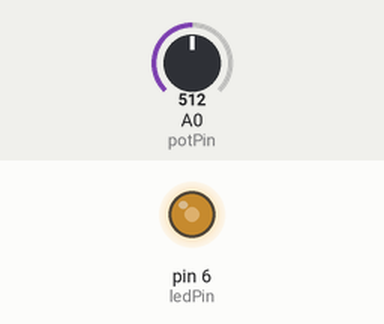
A sketch run on a simulated Arduino Uno, built with avr-gcc and run on an emulated ATmega328P. On the bench: output pins drawn as LEDs (lit = HIGH). Inputs (shaded band) come from the test bench; at power-on: A0 (potPin) = 512.

Above: at 1.2 s.
1.3 s: A0 (potPin) set to 716
At 2.2 s:
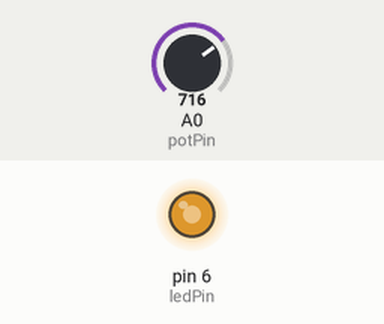
2.8 s: A0 (potPin) set to 900
At 4.0 s:
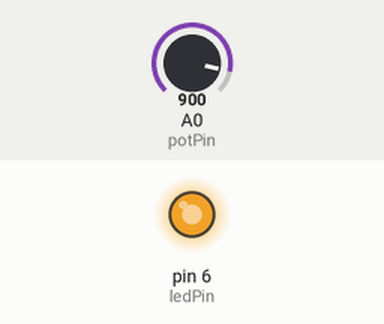
4.3 s: A0 (potPin) set to 122
At 5.5 s:
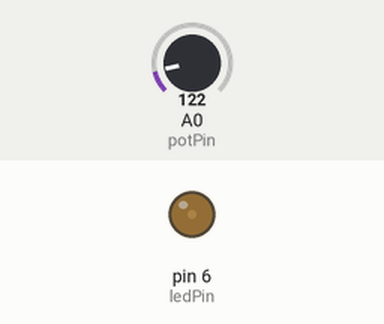
5.8 s: A0 (potPin) set to 0
At 6.3 s:
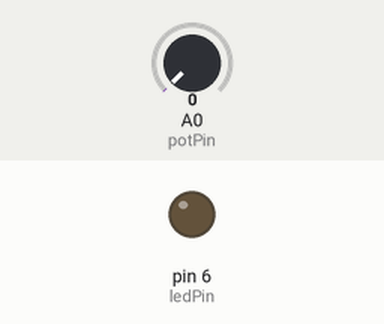
Timing chart, 0 to 8.3 s (numbered marks = the images above; inputs shaded):
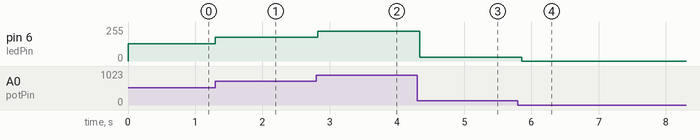

The sketch:

LCDAndLED.ino
```cpp
/*
  Simple sketch to control the brightness of an LED using a potentiometer
  Joel Voldman, MIT
  Written July 2014, updated June 2015 for Olimex boards and serial LCD


  The LCD circuit:
 * LCD RX pin 1 to digital pin 8
 * LCD GND pin 2 to gnd
 * LCD VDD pin 3 to +5V
 */


// include the library code to run the LCD display:
#include <serLCD.h>
#include <SoftwareSerial.h>

// initialize the library with the number of the interface pin
serLCD lcd(8);

//Define some constants
const int ledPin = 6;         // select the pin for the LED
const int potPin = A0;        // select the input pin for the potentiometer
const float filterFactor = 0.2; // holds the amount of smoothing (0..1). 1 is no smoothing.

//Define some variables
int potValue = 0;        // variable to store the value coming from the pot
int lastValue = 0;       // variable to store the last value from the pot

void setup() {
  // declare the ledPin as an OUTPUT:
  pinMode(ledPin, OUTPUT);

}


void loop() {
  // read the value from the potentiometer (range of 0..1023)
  potValue = analogRead(potPin);

// When reading from the EMG, we need to rectify and smooth the signal.
// Comment the preceding line 39 and uncomment the following line to do so:
//  potValue = readRectifyAndEnvelope(potPin, potValue);

  // use that value to set the brightness of the LED
  analogWrite(ledPin, potValue / 4);

  lcd.clear();
  // Print a message to the LCD.
  lcd.print("Value: ");
  // set the cursor to row 2, column 1
  lcd.setCursor(2, 1);
  // print the number of seconds since reset:
  lcd.print(potValue);
  delay(50);
}


// Rectify and scale signal.  Takes any values <512 and flips them so they are >512, so that values range from 512..1023.
// Then it shifts signals so they go from 0..511, and then scales by 2x so they span the full scale of 0..1023.
int rectify(int in) {
   if (in < 512){
     in = 1023 - in;
   }
   in = (in - 512 ) << 1;
   return in;
}

int readRectifyAndEnvelope(int in, int old) {
  int r = analogRead(in);   // read

  if (r < 512){     //rectify
     r = 1023 - r;
   }
   r = (r - 512 ) << 1; //scale 2x
   int n = filterFactor * r + (1-filterFactor) * old; //envelope
   return n;
}
```

Measured:
- after the input at 1.3 s, pin 6 (ledPin): 128/255 → 179/255 at once
- after the input at 2.8 s, pin 6 (ledPin): 179/255 → 225/255 at once
- after the input at 4.3 s, pin 6 (ledPin): 225/255 → 30/255 at once
- after the input at 5.8 s, pin 6 (ledPin): 30/255 → 0/255 after 0.05 s
